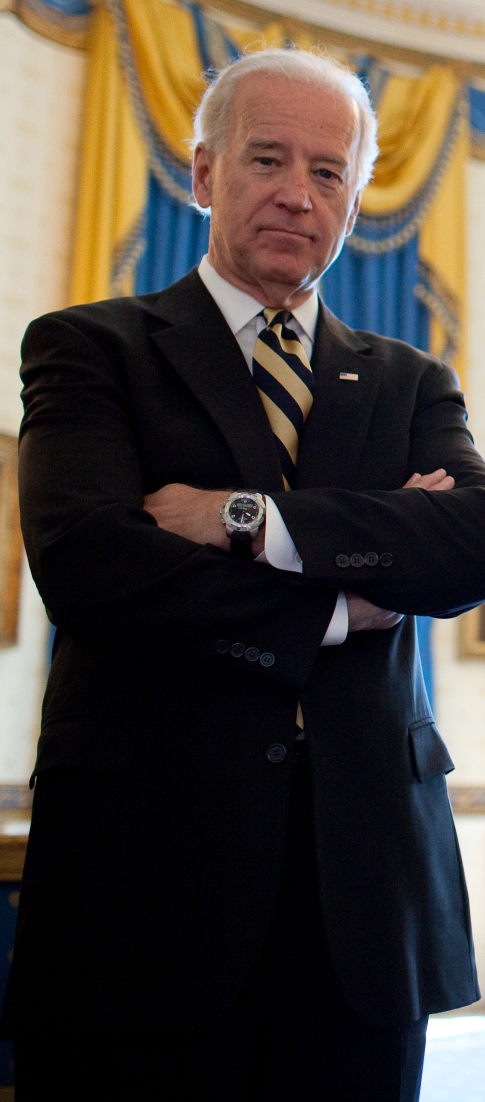
#> input picture unicheck_ai/known_faces/biden.jpg, 970 x 2204 px, given in place of the camera (shown at 1/2 size)
$ python camera_verify.py
#> lines starting #> are read from the running program, lines starting #| are printed output that depends on the picture
#> further down, frame is the input picture: shape (2204, 970, 3); mean B, G, R 55.5, 62.7, 70.7
### unicheck_ai/face_logic.py
from io import BytesIO
import math

import cv2
import face_recognition
import numpy as np
from PIL import Image, ImageOps

MAX_IMAGE_SIZE = (1400, 1400)
DEFAULT_THRESHOLD = 0.52
DEFAULT_MARGIN = 0.04
DEFAULT_NUM_JITTERS = 5
DEFAULT_VERIFY_MIN_MATCHES = 2
VECTOR_DUPLICATE_DISTANCE = 0.08
FACE_LOCATIONS_MODELS = ("hog", "cnn")


# [27 lines left out: functions _read_upload_bytes, _normalize_image_bytes, _normalize_uploaded_image, not called in this run]


def _build_preprocessed_variants(image):
    variants = [image]

    ycrcb = cv2.cvtColor(image, cv2.COLOR_RGB2YCrCb)
#> ycrcb: shape (2204, 970, 3); mean of channels 0, 1, 2 64.3, 132.6, 123
    y_channel, cr_channel, cb_channel = cv2.split(ycrcb)
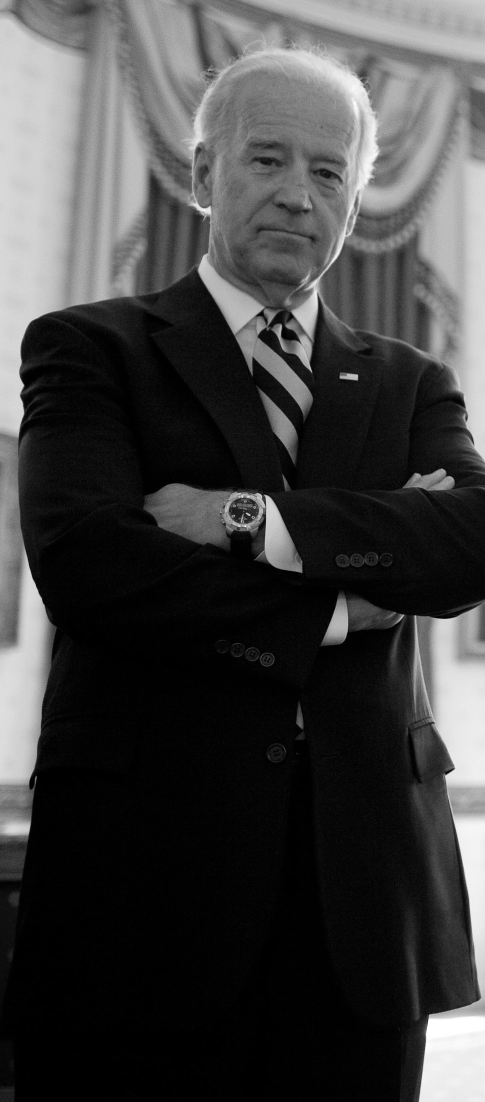
#> y_channel: shape (2204, 970) (shown at 1/2 size); min 0, max 255, mean 64.3
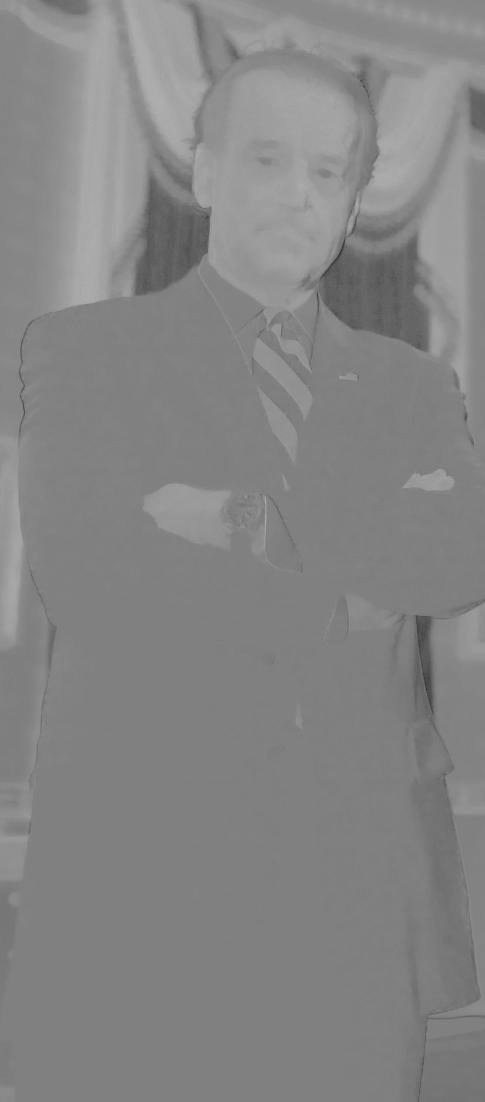
#> cr_channel: shape (2204, 970) (shown at 1/2 size); min 32, max 195, mean 132.6
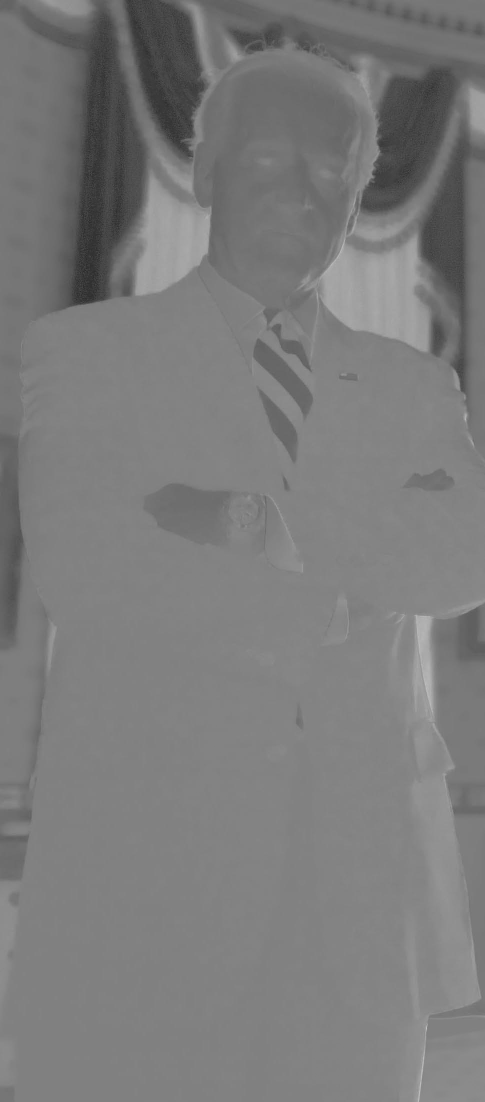
#> cb_channel: shape (2204, 970) (shown at 1/2 size); min 35, max 200, mean 123

    clahe = cv2.createCLAHE(clipLimit=2.0, tileGridSize=(8, 8))
    y_clahe = clahe.apply(y_channel)
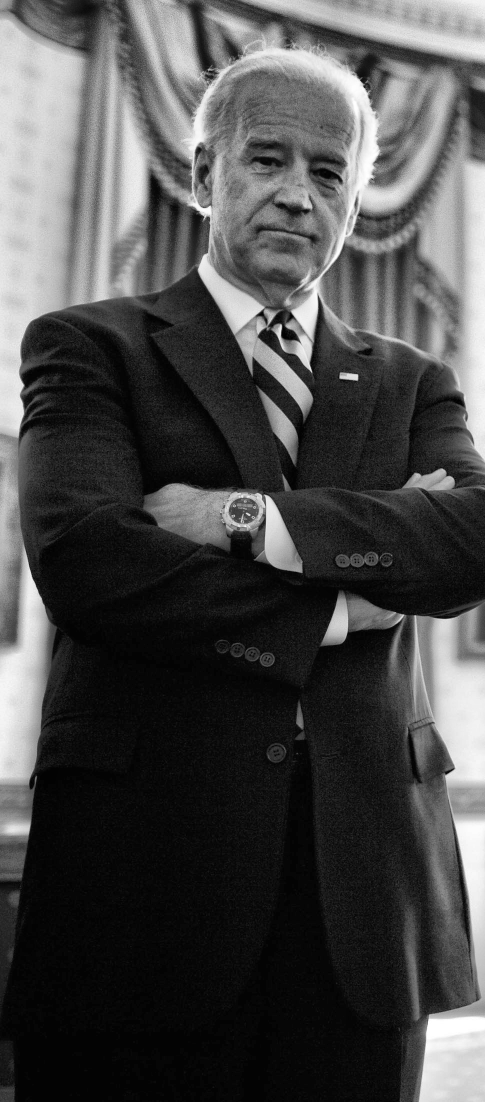
#> y_clahe: shape (2204, 970) (shown at 1/2 size); min 0, max 255, mean 73.4
    clahe_image = cv2.cvtColor(
        cv2.merge((y_clahe, cr_channel, cb_channel)),
        cv2.COLOR_YCrCb2RGB,
    )
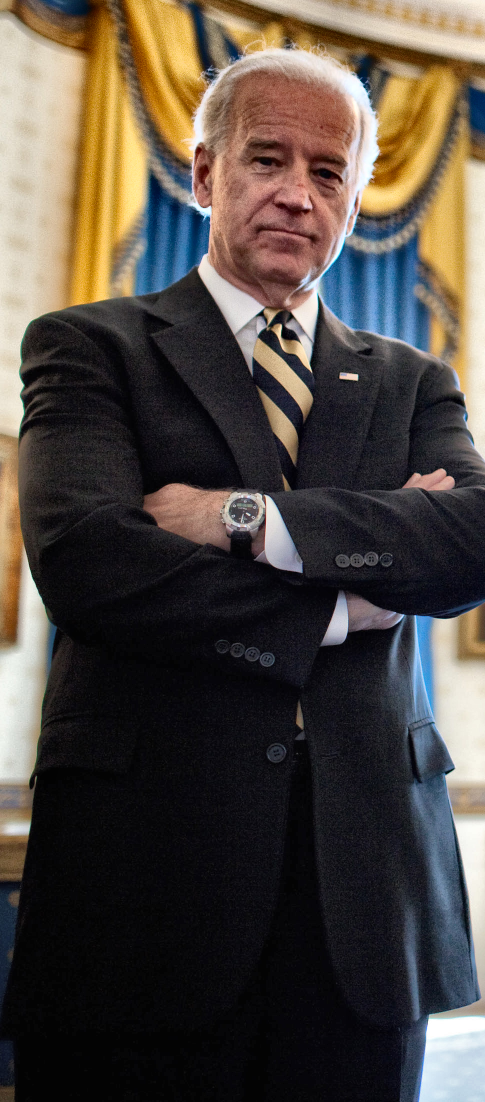
#> clahe_image: shape (2204, 970, 3) (shown at 1/2 size); mean R, G, B 79.9, 71.9, 64.8
    variants.append(clahe_image)

    brighter = cv2.convertScaleAbs(clahe_image, alpha=1.08, beta=8)
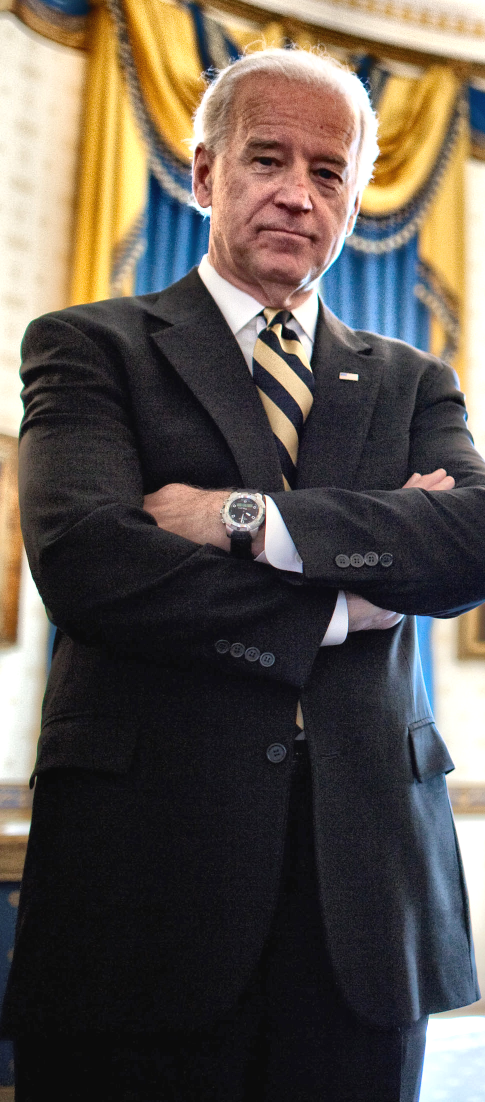
#> brighter: shape (2204, 970, 3) (shown at 1/2 size); mean R, G, B 93.4, 85.2, 77.7
    softer = cv2.convertScaleAbs(image, alpha=0.95, beta=4)
    variants.extend((brighter, softer))

    unique_variants = []
    seen = set()
    for variant in variants:
        key = variant.tobytes()
        if key in seen:
            continue
        seen.add(key)
        unique_variants.append(np.ascontiguousarray(variant))
#> this loop made 4 passes
#> after the loop, seen = 4 items; unique_variants = 4 items

    return unique_variants


def _detect_single_face(image):
    last_locations = []
    for model in FACE_LOCATIONS_MODELS:
        try:
            locations = face_recognition.face_locations(image, model=model)
        except RuntimeError:
            continue

        if len(locations) == 1:
            return locations[0], None
        if locations:
            last_locations = locations

    if len(last_locations) > 1:
        return None, "Anh co nhieu nguoi. Vui long chi de 1 khuon mat trong khung hinh!"

    return None, "Khong tim thay khuon mat nao. Hay dua mat vao khung hinh ro hon!"


def _extract_robust_embedding(image, num_jitters=DEFAULT_NUM_JITTERS):
    variants = _build_preprocessed_variants(image)
#> variants = 4 items
    collected_encodings = []
    error_message = None

    for variant in variants:
        location, error_message = _detect_single_face(variant)
        if location is None:
            continue

        encodings = face_recognition.face_encodings(
            variant,
            known_face_locations=[location],
            num_jitters=num_jitters,
        )
        if encodings:
            collected_encodings.append(encodings[0])
#> this loop made 1 pass
#> after the loop, collected_encodings = []

    if not collected_encodings:
        return None, error_message or "Khong tao duoc vector khuon mat"

    merged_encoding = np.mean(np.vstack(collected_encodings), axis=0)
    return merged_encoding.astype(np.float64), "Thanh cong"


# [257 lines left out: functions _normalize_known_vectors, _distance_to_confidence, _compare_vector_to_known, _deduplicate_vectors, vectorize_image_bytes, image_to_vector and 4 more, not called in this run]

### unicheck_ai/camera_verify.py
import cv2
import numpy as np

import face_logic

# ===== VECTOR ĐÃ ĐĂNG KÝ =====
# paste vector từ API /register-face vào đây
known_vector = np.array([

    -0.1574530005455017,
    0.0876392349600792,
    0.09442903101444244,
    -0.03573290631175041,
    -0.11943957209587097,
    -0.03282913938164711,
    -0.007903959602117538,
    -0.06160961836576462,
    0.08170343190431595,
    -0.0394950732588768,
    0.153914213180542,
    -0.03175777941942215,
    -0.25310179591178894,
    -0.028608715161681175,
    -0.02053057961165905,
    0.11899548023939133,
    -0.07511460781097412,
    -0.13483603298664093,
    -0.1714857816696167,
    -0.09874387085437775,
    0.009781604632735252,
    0.09829758107662201,
    -0.05641685053706169,
    -0.025333939120173454,
    -0.08119332790374756,
    -0.30319011211395264,
    -0.037215277552604675,
    -0.06837664544582367,
    0.07351674884557724,
    -0.041592732071876526,
    -0.00038603227585554123,
    0.004410288296639919,
    -0.12177188694477081,
    -0.08436961472034454,
    0.025843938812613487,
    0.08789418637752533,
    -0.11623192578554153,
    -0.03811393305659294,
    0.16265977919101715,
    -0.026412643492221832,
    -0.21158725023269653,
    -0.026290884241461754,
    0.07246079295873642,
    0.2521422505378723,
    0.16811628639698029,
    0.06973128020763397,
    0.0712418258190155,
    -0.0720076635479927,
    0.06805448234081268,
    -0.2937988042831421,
    0.08701101690530777,
    0.13630089163780212,
    0.07807285338640213,
    0.08910254389047623,
    0.1237214207649231,
    -0.17748822271823883,
    -0.04596484452486038,
    0.13044263422489166,
    -0.11316870152950287,
    0.13356797397136688,
    0.05045754462480545,
    -0.13942325115203857,
    -0.04991445690393448,
    -0.11542057991027832,
    0.14738963544368744,
    0.022376222535967827,
    -0.11184343695640564,
    -0.09146478772163391,
    0.1342010498046875,
    -0.161220520734787,
    -0.0667046457529068,
    0.08894027769565582,
    -0.04420557990670204,
    -0.14466266334056854,
    -0.29808518290519714,
    0.07271531969308853,
    0.4466957747936249,
    0.09491483122110367,
    -0.1294591873884201,
    -0.001461021602153778,
    -0.02305709198117256,
    -0.05443292111158371,
    0.07034428417682648,
    0.06800264865159988,
    -0.058857180178165436,
    -0.06705689430236816,
    -0.08662714809179306,
    0.01272401213645935,
    0.2093709409236908,
    -0.07109389454126358,
    0.010644474998116493,
    0.14096368849277496,
    -0.0012687407433986664,
    0.008542398922145367,
    -0.007576259784400463,
    0.12906625866889954,
    -0.11714410036802292,
    -0.009399443864822388,
    -0.011212680488824844,
    -0.00765200424939394,
    0.14439797401428223,
    -0.1533517688512802,
    0.026243451982736588,
    0.05475982278585434,
    -0.12064942717552185,
    0.16897839307785034,
    -0.012976336292922497,
    0.03230549395084381,
    0.03975239396095276,
    -0.030204234644770622,
    -0.05185016617178917,
    -0.023079708218574524,
    0.20608043670654297,
    -0.16881747543811798,
    0.20727963745594025,
    0.21193283796310425,
    -0.06200813129544258,
    0.1473284363746643,
    0.0877133309841156,
    0.07829587161540985,
    -0.0044993627816438675,
    0.0023655015975236893,
    -0.15019480884075165,
    -0.12141364812850952,
    0.017719315364956856,
    -0.0022363001480698586,
    0.01610497571527958,
    0.07434926927089691
])


threshold = face_logic.DEFAULT_THRESHOLD
margin = 0.04


def get_face_vector(frame):
    rgb = cv2.cvtColor(frame, cv2.COLOR_BGR2RGB)
    encoding, _ = face_logic._extract_robust_embedding(rgb, num_jitters=3)
    location, _ = face_logic._detect_single_face(rgb)

    if location is None or encoding is None:
        return None, [] if location is None else [location]

    return encoding, [location]


def compare_face(unknown_vector):
    known_vectors = face_logic._normalize_known_vectors(known_vector)
    distance = np.min(face_logic.face_recognition.face_distance(
        known_vectors,
        np.asarray(unknown_vector, dtype=np.float64)
    ))

    is_match = distance <= (threshold + margin)
    confidence = face_logic._distance_to_confidence(distance, threshold + margin)

    return is_match, confidence


cap = cv2.VideoCapture(0)

print("Camera started... press Q to quit")

while True:

    ret, frame = cap.read()

    if not ret:
        break

#> (the run stopped early here; a loop or call above may not have finished)
